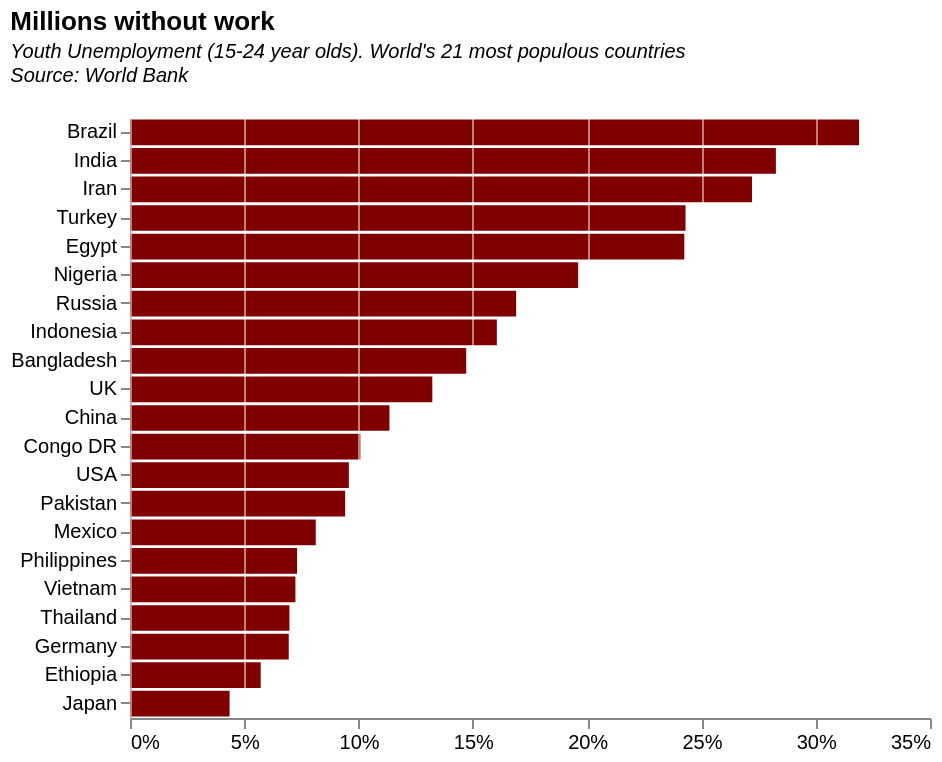

The specification (Vega-Lite) saved for this image:
### Vega-Lite specification from a JSON file in a GitHub repository (floating-point values rounded to 4 significant figures; data arrays with more than 128 entries replaced by an {"elided": "..."} marker saying what was removed)
{"$schema": "https://vega.github.io/schema/vega-lite/v5.json", "description": "Tufte inspired chart, with white grid lines over the bars", "title": {"text": "Millions without work", "subtitle": ["Youth Unemployment (15-24 year olds). World's 21 most populous countries", "Source: World Bank", ""], "subtitleFontStyle": "italic", "subtitleFontSize": 10, "anchor": "start", "color": "black"}, "view": {"stroke": "transparent"}, "width": 400, "height": 300, "data": {"values": {"elided": "267 records"}}, "transform": [{"filter": "datum.p21==1"}, {"calculate": "datum.value2021/100", "as": "unempPercent"}], "mark": {"type": "bar", "color": "rgb(128,0,0)"}, "encoding": {"x": {"field": "unempPercent", "type": "quantitative", "title": null, "axis": {"zindex": 1, "gridColor": "white", "gridWidth": 0.5, "labelAngle": 0, "format": ".0%"}}, "y": {"field": "nameSimple", "title": null, "type": "nominal", "sort": "-x"}}}
